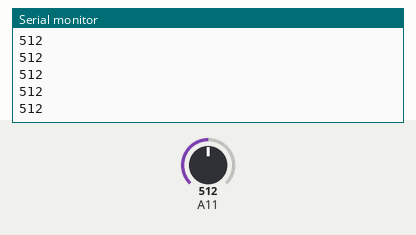
Recording of a sketch running on a simulated Arduino Mega 2560, built with avr-gcc and run on an emulated ATmega2560. Parts: the last lines printed to the serial monitor. The inputs (shaded band) are chosen by the test bench; at power-on: A11 = 512.

Above: at 1.2 s.
1.3 s: A11 set to 716
At 2.2 s:
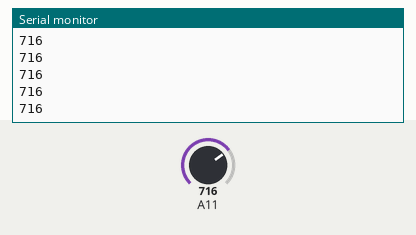
2.8 s: A11 set to 900
At 3.8 s:
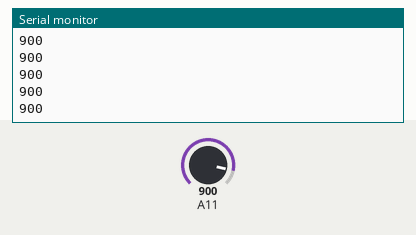
Timing chart, 0 to 5.8 s (numbered marks = the images above; inputs shaded):
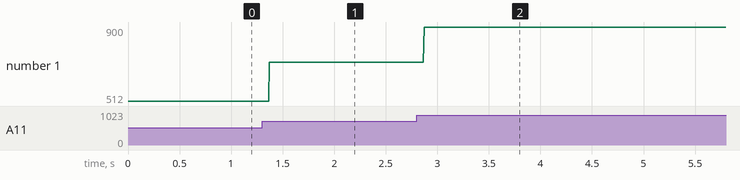

The sketch:

readanalogpin.ino
```cpp
void setup(){
  Serial.begin(9600);

}

void loop(){
  Serial.println(analogRead(A11));
}
```

Measured:
- after the input at 1.3 s, the serial monitor: prints a new line after 0.07 s (image 1)
- after the input at 2.8 s, the serial monitor: prints a new line after 0.07 s (image 2)
- plotted number 1: 512 → 716 after the input at 1.3 s, 716 → 900 after the input at 2.8 s
